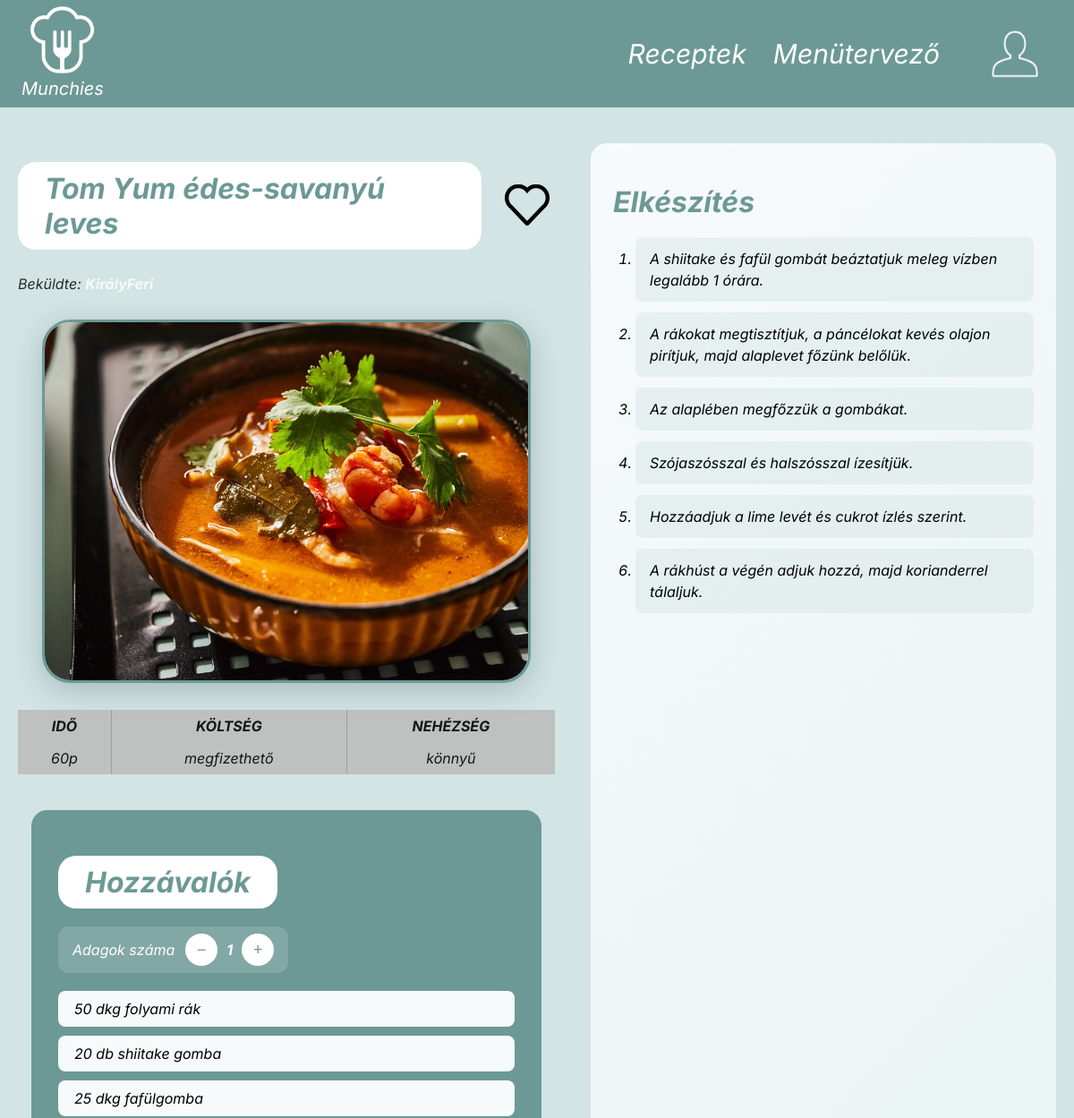
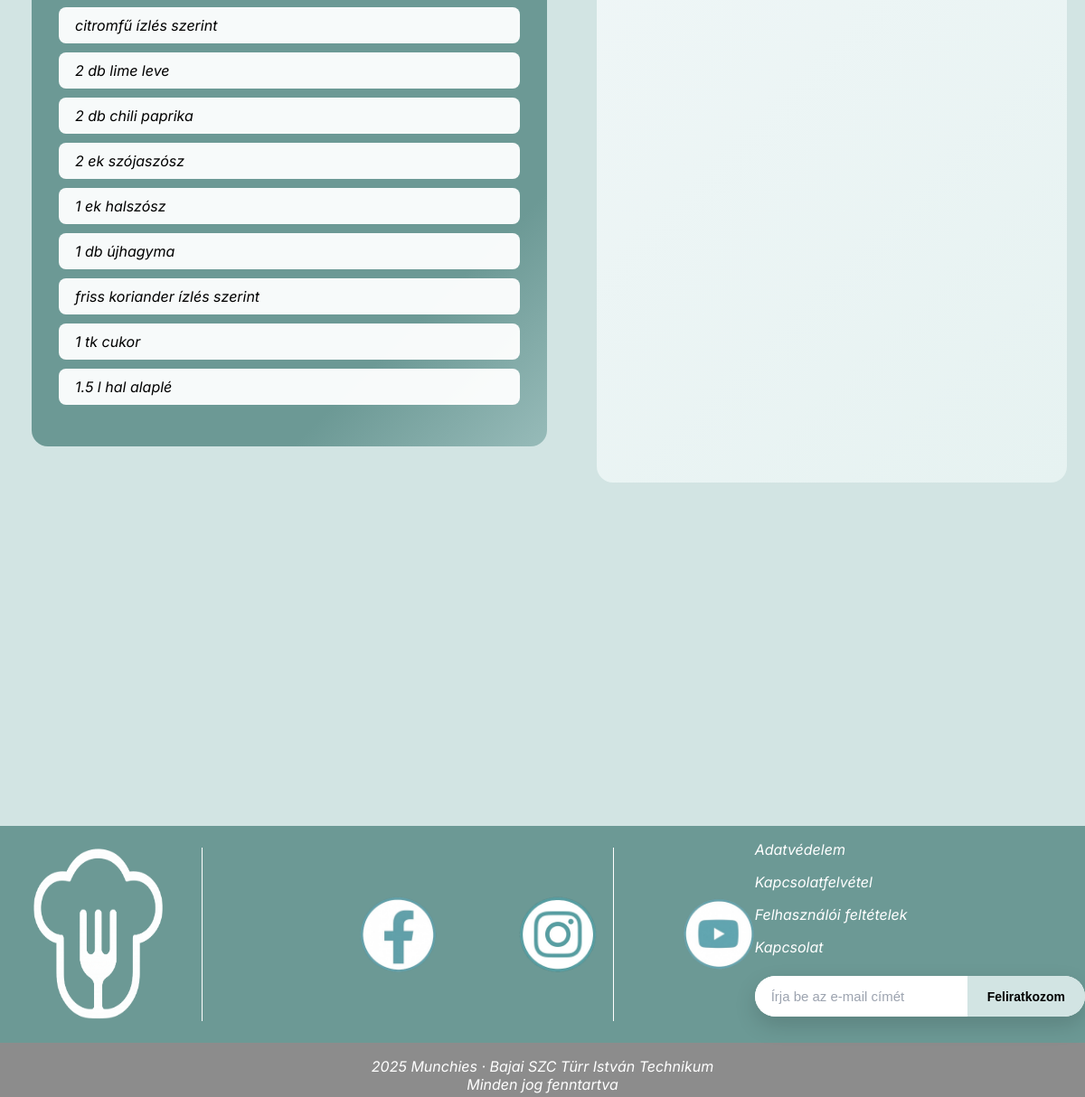
Screenshot of /recept_sema/recept.php?id=1 with the database file from the repository (2 pictures, top to bottom).
### tables this page shows
CREATE TABLE `recipes` (
  `id` int(11) NOT NULL,
  `title` varchar(200) NOT NULL,
  `description` text DEFAULT NULL,
  `image_url` text DEFAULT NULL,
  `base_servings` int(11) NOT NULL DEFAULT 1,
  `created_at` timestamp NOT NULL DEFAULT current_timestamp(),
  `created_by` int(11) DEFAULT NULL,
  `time_minutes` int(11) DEFAULT NULL,
  `cost` varchar(50) DEFAULT NULL,
  `difficulty` varchar(50) DEFAULT NULL
);

CREATE TABLE `users` (
  `id` int(11) NOT NULL,
  `username` varchar(255) NOT NULL,
  `email` varchar(255) NOT NULL,
  `password` varchar(255) NOT NULL,
  `display` varchar(50) NOT NULL,
  `profile_image_url` varchar(255) NOT NULL,
  `about_me` varchar(255) NOT NULL
);

CREATE TABLE `recipe_steps` (
  `id` int(11) NOT NULL,
  `recipe_id` int(11) NOT NULL,
  `step_no` int(11) NOT NULL,
  `step_text` text NOT NULL
);

### recept_sema/recept.php (the view, shortened to what this page needs)
<?php
$loggedInUserId = (int)($_SESSION["user_id"] ?? 0);
require_once "../database.php";
$id = (int)($_GET["id"] ?? 0);
$sql = "
  SELECT
    r.*,
    u.id AS creator_id,
    u.display AS creator_name,
    u.profile_image_url AS creator_image
  FROM recipes r
  LEFT JOIN users u ON u.id = r.created_by
  WHERE r.id = ?
  LIMIT 1
";
$stmt = mysqli_prepare($conn, $sql);
mysqli_stmt_bind_param($stmt, "i", $id);
mysqli_stmt_execute($stmt);
$recipe = mysqli_fetch_assoc(mysqli_stmt_get_result($stmt));
$steps = [];
$stmt = mysqli_prepare($conn, "SELECT step_no, step_text FROM recipe_steps WHERE recipe_id = ? ORDER BY step_no ASC");
mysqli_stmt_bind_param($stmt, "i", $id);
mysqli_stmt_execute($stmt);
$res = mysqli_stmt_get_result($stmt);
while ($row = mysqli_fetch_assoc($res)) {
  $steps[] = $row;
}
function h($s){ return htmlspecialchars((string)$s, ENT_QUOTES, "UTF-8"); }
$title = $recipe["title"] ?? "Recept";
$imageFile = trim((string)($recipe["image_url"] ?? ""));
$image = $imageFile !== "" ? "../imgs/" . ltrim($imageFile, "/") : "";
$baseServings = (int)($recipe["base_servings"] ?? 1);
$time = !empty($recipe["time_minutes"]) ? ((int)$recipe["time_minutes"] . "p") : "—";
$cost = !empty($recipe["cost"]) ? $recipe["cost"] : "—";
$difficulty = !empty($recipe["difficulty"]) ? $recipe["difficulty"] : "—";
$creator = trim((string)($recipe["creator_name"] ?? ""));
$creatorLabel = $creator !== "" ? $creator : "ismeretlen";
$creatorId = (int)($recipe["creator_id"] ?? 0);
if ($creatorId > 0) {
  if ($loggedInUserId === $creatorId) {
    $profileLink = "../profil/profil.php";
  } else {
    $profileLink = "../masFelhasznalo/masFelhasznalo.php?id=" . $creatorId;
  }
} else {
  $profileLink = null;
}
$liked = false;
?>
<!DOCTYPE html>
<html lang="hu">
<head>
  <link rel="stylesheet" href="../recept_sema/recept.css">
  <link rel="stylesheet" href="../header/header.css">
  <link rel="stylesheet" href="../footer/footer.css">
</head>
<body>
<div class="teljes_oldal">
  <div class="container">
    <div class="left">
      <div id="title" style="display: flex; align-items: center; gap: 20px;">
        <h1><?= h($title) ?></h1>
        <form method="POST" action="kedveles.php">
          <button type="submit" style="border:none;background:none;cursor:pointer;">
              <img src="<?= $liked ? '../imgs/red_heart.png' : '../imgs/clear_heart.png' ?>" width="50">
          </button>
      </form>
      </div>
      <p style="margin: 6px 0 14px 0; opacity: .8;">
      <?php if ($profileLink): ?>
        Beküldte: <a href="<?= h($profileLink) ?>"><strong><?= h($creatorLabel) ?></strong></a>
      <?php else: ?>
        Beküldte: <strong>ismeretlen</strong>
      <?php endif; ?>
      </p>
      <?php if ($image): ?>
        <img class="kep" src="<?= h($image) ?>" alt="<?= h($title) ?>">
      <?php endif; ?>
      <div class="valami">
        <table class="tapanyag_kaloria">
          <tr>
            <th>IDŐ</th>
            <th>KÖLTSÉG</th>
            <th style="border: 0px;">NEHÉZSÉG</th>
          </tr>
          <tr>
            <td><?= h($time) ?></td>
            <td><?= h($cost) ?></td>
            <td style="border: 0px;"><?= h($difficulty) ?></td>
          </tr>
        </table>
      </div>
      <div class="hozzavalok">
        <h1>Hozzávalók</h1>
        <div class="counter">
          <p>Adagok száma</p>
          <div class="counter2">
            <button type="button" onclick="decrease()">−</button>
            <span id="count"><?= (int)$baseServings ?></span>
            <button type="button" onclick="increase()">+</button>
          </div>
        </div>
        <ul></ul>
      </div>
    </div>
    <div class="right">
      <h1>Elkészítés</h1>
      <ol>
        <?php if (count($steps) > 0): ?>
          <?php foreach ($steps as $s): ?>
            <?php
              $text = trim((string)($s["step_text"] ?? ""));
              $isHeading = false;
              $clean = $text;
            ?>
            <?php if ($isHeading): ?>
              <li><strong><?= h($clean) ?></strong></li>
            <?php else: ?>
              <li><?= h($text) ?></li>
            <?php endif; ?>
          <?php endforeach; ?>
        <?php else: ?>
          <li>—</li>
        <?php endif; ?>
      </ol>
    </div>
  </div>
</div>
<div class="spacer"></div>
</body>
</html>

### recept_sema/recept.css (style rules this page uses)
body { margin: 0; font-family: "Inter"; font-style: italic; background-color: #D2E4E3; }
.teljes_oldal { display: flex; justify-content: center; padding: 40px 20px; }
.container { display: flex; gap: 40px; max-width: 1300px; width: 100%; }
.left { width: 100%; }
.left h1 { background-color: white; color: #6C9995; font-weight: bold; width: fit-content; padding: 10px 30px; border-radius: 20px; }
.kep { display: block; margin: 30px auto; max-width: 90%; height: 400px; object-fit: cover; border-radius: 32px; box-shadow: 0 8px 32px rgba(44, 62, 80, 0.25); border: 3px solid #6C9995; background: #fff; }
.tapanyag_kaloria { margin: auto; width: 600px; background-color: #bdbdbd; opacity: 0.9; border-collapse: collapse; }
table td, table th { padding: 8px; border-right: 1px solid #999; text-align: center; }
table td:last-child, table th:last-child { border-right: none; }
.hozzavalok { margin: 40px auto; background: linear-gradient(135deg, #6C9995 80%, #97bbb9); width: 85%; border-radius: 18px; padding: 30px; max-width: 600px; }
.hozzavalok h1 { color: #6C9995; margin-bottom: 20px; }
.hozzavalok ul { list-style: none; padding: 0; }
.counter { display: flex; align-items: center; gap: 12px; margin: 20px 0; background: rgba(255,255,255,0.15); padding: 8px 16px; border-radius: 12px; width: fit-content; }
.counter p { color: white; margin: 0; }
.counter2 { display: flex; align-items: center; gap: 10px; }
.counter button { width: 36px; height: 36px; border: none; border-radius: 50%; background: white; color: #6C9995; font-size: 18px; cursor: pointer; }
#count { color: white; font-weight: bold; }
.right { width: 100%; background: linear-gradient(135deg, #f7fafc, #e6f2f1); border-radius: 18px; padding: 25px; }
.right h1 { color: #6C9995; margin-bottom: 20px; }
.right ol { padding-left: 25px; }
.right li { background: rgba(108,153,149,0.1); border-radius: 8px; margin-bottom: 12px; padding: 12px 16px; line-height: 1.5; }
.spacer, .spacer2 { height: 40px; }

### header/header.css (style rules this page uses)
nav { height: 120px; background-color: #6C9995; display: flex; align-items: center; justify-content: space-between; color: white; font-style: italic; }
#bal_oldal_nav { margin-left: 2%; height: 90%; text-align: center; font-size: 20px; }
#jobb_oldal_nav { height: 90%; gap: 30px; display: flex; align-items: center; margin-right: 1%; }
#main_logo { height: 70%; }
nav p { margin: 0px; }
.nav_elem { font-size: 30px; height: min-content; justify-self: center; }
a { height: 100%; }
#icon { height: 100%; }
a { color: white; text-decoration: none; }

### footer/footer.css (style rules this page uses)
footer { height: 300px; margin-top: 250px; width: 100%; position:static; bottom: 0; color: white; }
#footerFelso { display: flex; background-color: #6C9995; height: 80%; width: 100%; margin-top: 300px; }
#footerAlso { height: 20%; }
#logo { padding: 0px 20px; height: 100%; vertical-align: top; }
#logoImg { height: 80%; width: 100%; margin-top: 15%; margin-left: 10%; }
#socialmedia { height: 100%; width: 40%; }
#imgsRow { height: 50%; display: flex; gap: 15%; }
#imgsRow>a>img { height: 100%; margin-left: 100%; margin-top: 50%; }
#jobboldal { right: 0; height: 100%; margin-left: 10%; }
#jobboldal a { text-decoration: none; color: white; }
#kapcsolat { height: 70%; width: 100%; }
#footerAlso { display: flex; background-color: #8C8C8C; text-align: center; justify-content: center; vertical-align: middle; }
.hirlevel { display: flex; max-width: 420px; width: 100%; background: #ffffff; border-radius: 999px; overflow: hidden; box-shadow: 0 10px 25px rgba(0, 0, 0, 0.15); margin: -5% auto; }
.hirlevel input { flex: 1; border: none; padding: 14px 18px; font-size: 15px; outline: none; }
.hirlevel input::placeholder { color: #9ca3af; }
.hirlevel button { border: none; background: #D2E4E3; color: #000; padding: 0 22px; font-size: 14px; font-weight: 600; cursor: pointer; transition: background 0.3s ease; }

### rows the page displays
recipes: title "Tom Yum édes-savanyú leves", created_by.display "KirályFeri", image_url (picture), time_minutes "60p", cost "megfizethető", difficulty "könnyű", base_servings "1"
recipe_steps: step_text "A shiitake és fafül gombát beáztatjuk meleg vízben legalább 1 órára."
recipe_steps: step_text "A rákokat megtisztítjuk, a páncélokat kevés olajon pirítjuk, majd alaplevet főzünk belőlük."
recipe_steps: step_text "Az alaplében megfőzzük a gombákat."
recipe_steps: step_text "Szójaszósszal és halszósszal ízesítjük."
recipe_steps: step_text "Hozzáadjuk a lime levét és cukrot ízlés szerint."
recipe_steps: step_text "A rákhúst a végén adjuk hozzá, majd korianderrel tálaljuk."
